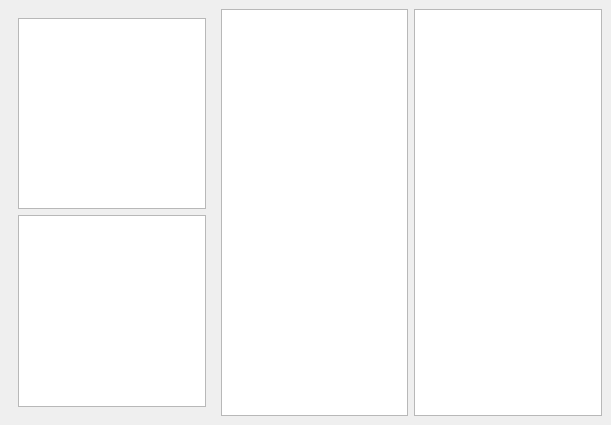
<?xml version="1.0" encoding="UTF-8"?>
<ui version="4.0">
 <class>Wave</class>
 <widget class="QDockWidget" name="Wave">
  <property name="geometry">
   <rect>
    <x>0</x>
    <y>0</y>
    <width>611</width>
    <height>425</height>
   </rect>
  </property>
  <property name="windowTitle">
   <string>Wa&amp;ve</string>
  </property>
  <widget class="QWidget" name="dockWidgetContents">
   <layout class="QHBoxLayout" name="horizontalLayout">
    <item>
     <widget class="QWidget" name="widget" native="true">
      <property name="minimumSize">
       <size>
        <width>200</width>
        <height>0</height>
       </size>
      </property>
      <property name="baseSize">
       <size>
        <width>100</width>
        <height>100</height>
       </size>
      </property>
      <layout class="QVBoxLayout" name="verticalLayout_2">
       <item>
        <widget class="QTreeView" name="treeView"/>
       </item>
       <item>
        <widget class="QListView" name="listSelectionView"/>
       </item>
      </layout>
     </widget>
    </item>
    <item>
     <widget class="QListView" name="listView"/>
    </item>
    <item>
     <widget class="QGraphicsView" name="graphicsView"/>
    </item>
   </layout>
  </widget>
 </widget>
 <resources/>
 <connections/>
</ui>
